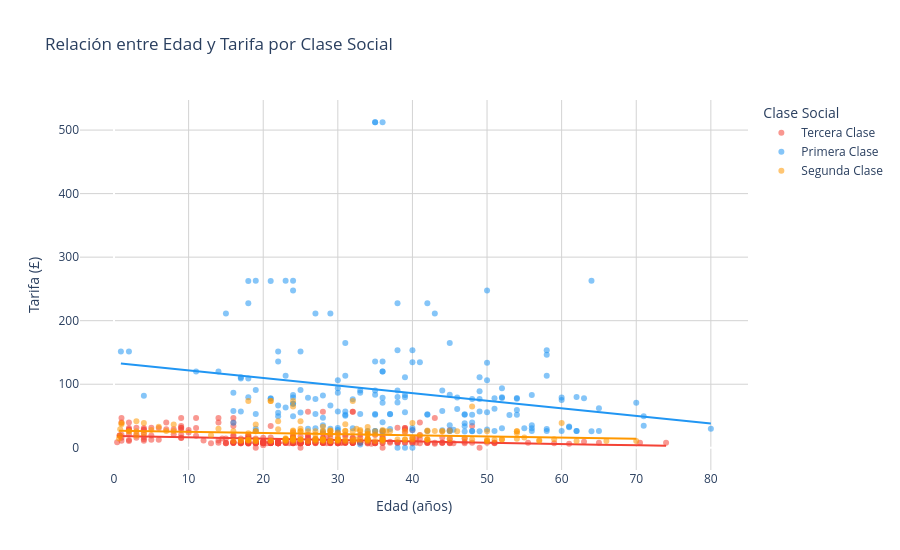

The notebook cell saved with this chart:
### Markdown cell above
### Versión Plotly

### Code cell
import plotly.express as px

df_clean_p6 = df.dropna(subset=['Age', 'Fare']).copy()
df_clean_p6['Clase']      = df_clean_p6['Pclass'].map({1: 'Primera Clase', 2: 'Segunda Clase', 3: 'Tercera Clase'})
df_clean_p6['Sexo']       = df_clean_p6['Sex'].map({'male': 'Hombre', 'female': 'Mujer'})
df_clean_p6['Sobrevivió'] = df_clean_p6['Survived'].map({0: 'No', 1: 'Sí'})

fig = px.scatter(
    df_clean_p6, x='Age', y='Fare', color='Clase',
    color_discrete_map={
        'Primera Clase': '#2196F3',
        'Segunda Clase': '#FF9800',
        'Tercera Clase': '#F44336'
    },
    hover_name='Name',
    hover_data={'Age': ':.1f', 'Fare': ':.2f', 'Sexo': True,
                'Sobrevivió': True, 'Clase': False},
    opacity=0.55,
    trendline='ols',
    labels={'Age': 'Edad (años)', 'Fare': 'Tarifa (£)', 'Clase': 'Clase Social'},
    title='Relación entre Edad y Tarifa por Clase Social'
)
fig.update_layout(
    plot_bgcolor='white',
    yaxis=dict(gridcolor='lightgrey'),
    xaxis=dict(gridcolor='lightgrey'),
    height=550,
    hoverlabel=dict(bgcolor='white', font_size=12)
)
fig.show()

corr_p6 = df_clean_p6['Age'].corr(df_clean_p6['Fare'])
print(f'Correlación Pearson (Edad vs Tarifa): {corr_p6:.3f}')

### Figure 1 — Plotly figure (JSON) as saved in the notebook; plotly's stock layout.template omitted (floating-point values rounded to 4 significant figures; data arrays with more than 128 entries replaced by an {"elided": "..."} marker saying what was removed)
{"data": [{"customdata": {"elided": "355x3 str values"}, "hovertemplate": "<b>%{hovertext}</b><br><br>Edad (años)=%{x:.1f}<br>Tarifa (£)=%{y:.2f}<br>Sexo=%{customdata[0]}<br>Sobrevivió=%{customdata[1]}<extra></extra>", "hovertext": {"elided": "355 str values"}, "legendgroup": "Tercera Clase", "marker": {"color": "#F44336", "opacity": 0.55, "symbol": "circle"}, "mode": "markers", "name": "Tercera Clase", "orientation": "v", "showlegend": true, "type": "scatter", "x": {"elided": "355 float values"}, "xaxis": "x", "y": {"elided": "355 float values"}, "yaxis": "y"}, {"hovertemplate": "<b>OLS trendline</b><br>Fare = -0.209228 * Age + 18.4895<br>R<sup>2</sup>=0.067764<br><br>Edad (años)=%{x:.1f}<br>Tarifa (£)=%{y:.2f} <b>(trend)</b><extra></extra>", "legendgroup": "Tercera Clase", "marker": {"color": "#F44336", "symbol": "circle"}, "mode": "lines", "name": "Tercera Clase", "showlegend": false, "type": "scatter", "x": {"elided": "355 float values"}, "xaxis": "x", "y": {"elided": "355 float values"}, "yaxis": "y"}, {"customdata": {"elided": "186x3 str values"}, "hovertemplate": "<b>%{hovertext}</b><br><br>Edad (años)=%{x:.1f}<br>Tarifa (£)=%{y:.2f}<br>Sexo=%{customdata[0]}<br>Sobrevivió=%{customdata[1]}<extra></extra>", "hovertext": {"elided": "186 str values"}, "legendgroup": "Primera Clase", "marker": {"color": "#2196F3", "opacity": 0.55, "symbol": "circle"}, "mode": "markers", "name": "Primera Clase", "orientation": "v", "showlegend": true, "type": "scatter", "x": {"elided": "186 float values"}, "xaxis": "x", "y": {"elided": "186 float values"}, "yaxis": "y"}, {"hovertemplate": "<b>OLS trendline</b><br>Fare = -1.19411 * Age + 133.617<br>R<sup>2</sup>=0.047791<br><br>Edad (años)=%{x:.1f}<br>Tarifa (£)=%{y:.2f} <b>(trend)</b><extra></extra>", "legendgroup": "Primera Clase", "marker": {"color": "#2196F3", "symbol": "circle"}, "mode": "lines", "name": "Primera Clase", "showlegend": false, "type": "scatter", "x": {"elided": "186 float values"}, "xaxis": "x", "y": {"elided": "186 float values"}, "yaxis": "y"}, {"customdata": {"elided": "173x3 str values"}, "hovertemplate": "<b>%{hovertext}</b><br><br>Edad (años)=%{x:.1f}<br>Tarifa (£)=%{y:.2f}<br>Sexo=%{customdata[0]}<br>Sobrevivió=%{customdata[1]}<extra></extra>", "hovertext": {"elided": "173 str values"}, "legendgroup": "Segunda Clase", "marker": {"color": "#FF9800", "opacity": 0.55, "symbol": "circle"}, "mode": "markers", "name": "Segunda Clase", "orientation": "v", "showlegend": true, "type": "scatter", "x": {"elided": "173 float values"}, "xaxis": "x", "y": {"elided": "173 float values"}, "yaxis": "y"}, {"hovertemplate": "<b>OLS trendline</b><br>Fare = -0.185588 * Age + 27.0165<br>R<sup>2</sup>=0.038824<br><br>Edad (años)=%{x:.1f}<br>Tarifa (£)=%{y:.2f} <b>(trend)</b><extra></extra>", "legendgroup": "Segunda Clase", "marker": {"color": "#FF9800", "symbol": "circle"}, "mode": "lines", "name": "Segunda Clase", "showlegend": false, "type": "scatter", "x": {"elided": "173 float values"}, "xaxis": "x", "y": {"elided": "173 float values"}, "yaxis": "y"}], "layout": {"height": 550, "hoverlabel": {"bgcolor": "white", "font": {"size": 12}}, "legend": {"title": {"text": "Clase Social"}, "tracegroupgap": 0}, "plot_bgcolor": "white", "title": {"text": "Relación entre Edad y Tarifa por Clase Social"}, "xaxis": {"anchor": "y", "domain": [0, 1], "gridcolor": "lightgrey", "title": {"text": "Edad (años)"}}, "yaxis": {"anchor": "x", "domain": [0, 1], "gridcolor": "lightgrey", "title": {"text": "Tarifa (£)"}}}}
